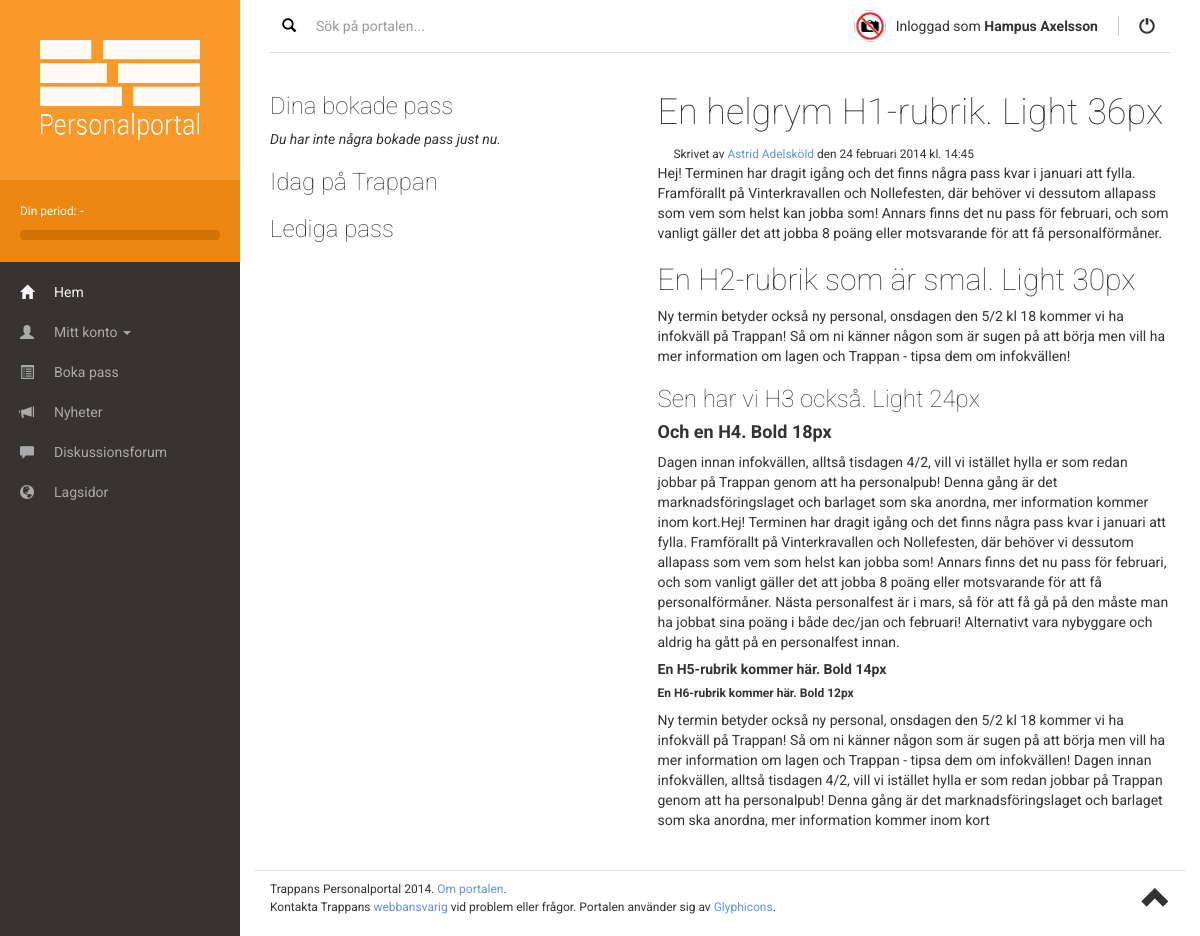
Before: /index.php (signed in) with the older database file.
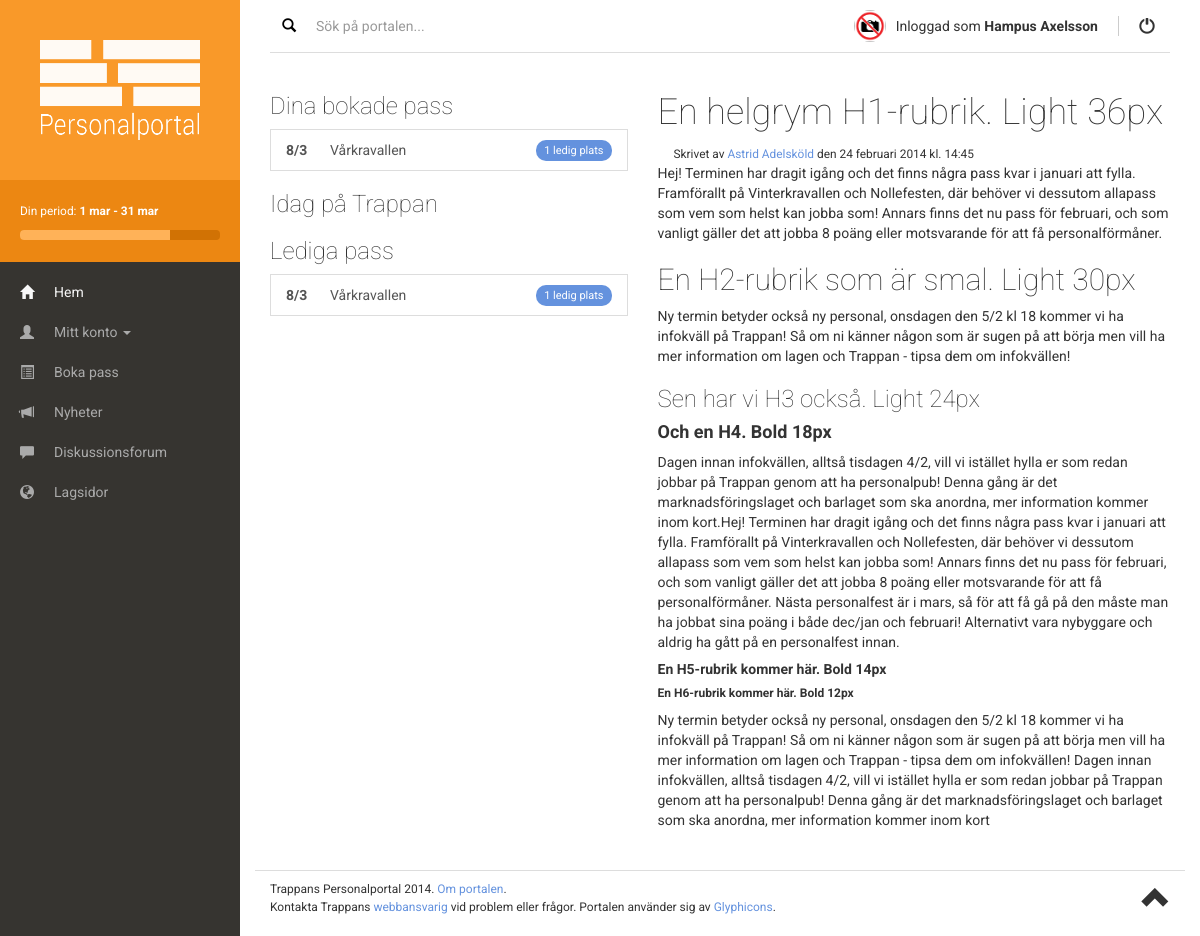
After: the same page with the newer database file.
### tables this page shows
CREATE TABLE IF NOT EXISTS `period` (
  `id` int(11) NOT NULL AUTO_INCREMENT,
  `name` varchar(50) NOT NULL,
  `start_date` date NOT NULL,
  `end_date` date NOT NULL,
  PRIMARY KEY (`id`)
);

CREATE TABLE IF NOT EXISTS `event` (
  `id` int(11) NOT NULL AUTO_INCREMENT,
  `name` varchar(50) NOT NULL,
  `start_time` datetime NOT NULL,
  `end_time` datetime NOT NULL,
  `period_id` int(11) NOT NULL,
  `event_type_id` int(11) NOT NULL,
  PRIMARY KEY (`id`),
  UNIQUE KEY `name` (`name`),
  KEY `period_id` (`period_id`),
  KEY `event_type_id` (`event_type_id`)
);

### php/DBQuery.php (called while the page is built, shortened)
<?php
class DBQuery
{
	public static function sql($sql, $close = True)
	{
		$result = mysql_query($sql);
		$rows = array();
		if(strtolower(substr($sql,0,6)) == 'select')
		{
			while($row = mysql_fetch_array($result))
			{
				array_push($rows,$row);
			}
			return $rows;
		}
	}
}
?>

### index.php (the view, shortened to what this page needs)
<?php
include_once('php/general.php');
?>
<!DOCTYPE html>
<html>
  <head>
    <link href="css/bootstrap.min.css" rel="stylesheet">
	<link href="css/style.css" rel="stylesheet">
	<link href="css/responsive.css" rel="stylesheet">
  </head>
  <body>
	  <div id="page-container">
		  <div id="sidebar">
			  <a href="/" class="logo"><img src="img/logo.png"></a>
			  <div class="your-period">
 					 <p>
 					  <small>Din period: <strong><?php echo $periodStart.' - '.$periodEnd; ?></strong></small>
 					  </p>
					  <div class="progress">
					    <div class="progress-bar booked" style="width: <?php echo $bookedPointsPercent ?>%">
					    </div>
					  </div>
			  </div>
		      <div class="main-menu-wrapper" role="navigation">
		          <div class="navbar-collapse collapse">
		            <ul class="main-nav">
		              <li class="active"><a href="#"><span class="glyphicon glyphicon-home"></span>Hem</a></li>
		              <li class="dropdown">
		                <a href="#" class="dropdown-toggle" data-toggle="dropdown"><span class="glyphicon glyphicon-user"></span>Mitt konto <b class="caret"></b></a>
		              </li>
		              <li><a href="#about"><span class="glyphicon glyphicon-list-alt"></span>Boka pass</a></li>
		              <li><a href="#contact"><span class="glyphicon glyphicon-bullhorn"></span>Nyheter</a></li>
					  <li><a href="#contact"><span class="glyphicon glyphicon-comment"></span>Diskussionsforum</a></li>
					  <li><a href="#contact"><span class="glyphicon glyphicon-globe"></span>Lagsidor</a></li>
		            </ul>
		          </div>
		      </div>
		  </div>
		  <div id="content">
			  <div class="row">
				  <div class="col-sm-4 search">
					  <button type="submit" class="btn"><span class="glyphicon glyphicon-search"></span></button>
				  		<input type="search" class="form-control" placeholder="Sök på portalen...">
				  </div>
				  	<div class="col-sm-8">
					  <div class="user-info">
						  <img src="<?php echo loadAvatar(); ?>" class="avatar-32x32" width="32px" height="32px">
						  <a href="http://google.se" class="username"><span style="font-weight: normal">Inloggad som</span> <?php echo $_SESSION['name'].' '.$_SESSION['last_name']; ?></a>
					  	<a href="login.php" class="sign-out"><span class="glyphicon glyphicon-off"></span></a>
					  </div>
				  </div>
		 	 </div>
			 <div class="top-div"></div>
   		 	 <div class="row">
				 <div class="col-sm-5">
					 <div class="row">
						 <div class="col-sm-12"><h3>Dina bokade pass</h3>
							<div class="list-group">
							  <?php loadBookedEvents(); ?>
							</div>
						<h3>Idag på Trappan</h3>
						 <h3>Lediga pass</h3>
							 <div class="list-group">
								<?php loadAvailableEvents(); ?>
							 </div>
						 </div>
				 	</div>
				 </div>
				 <div class="col-sm-7">
					 <h1>En helgrym H1-rubrik. Light 36px</h1>
					 <img src="profile.jpg" class="avatar-16x16" width="16px" height="16px"><small>Skrivet av <a href="#">Astrid Adelsköld</a> den 24 februari 2014 kl. 14:45</small>
					 <p>Hej! Terminen har dragit igång och det finns några pass kvar i januari att fylla. Framförallt på Vinterkravallen och Nollefesten, där behöver vi dessutom allapass som vem som helst kan jobba som! Annars finns det nu pass för februari, och som vanligt gäller det att jobba 8 poäng eller motsvarande för att få personalförmåner.
<h2>En H2-rubrik som är smal. Light 30px</h2>
Ny termin betyder också ny personal, onsdagen den 5/2 kl 18 kommer vi ha infokväll på Trappan! Så om ni känner någon som är sugen på att börja men vill ha mer information om lagen och Trappan - tipsa dem om infokvällen!
<h3>Sen har vi H3 också. Light 24px</h3>
<h4>Och en H4. Bold 18px</h4>
Dagen innan infokvällen, alltså tisdagen 4/2, vill vi istället hylla er som redan jobbar på Trappan genom att ha personalpub! Denna gång är det marknadsföringslaget och barlaget som ska anordna, mer information kommer inom kort.Hej! Terminen har dragit igång och det finns några pass kvar i januari att fylla. Framförallt på Vinterkravallen och Nollefesten, där behöver vi dessutom allapass som vem som helst kan jobba som! Annars finns det nu pass för februari, och som vanligt gäller det att jobba 8 poäng eller motsvarande för att få personalförmåner. Nästa personalfest är i mars, så för att få gå på den måste man ha jobbat sina poäng i både dec/jan och februari! Alternativt vara nybyggare och aldrig ha gått på en personalfest innan.
<h5>En H5-rubrik kommer här. Bold 14px</h5>
<h6>En H6-rubrik kommer här. Bold 12px</h6>
Ny termin betyder också ny personal, onsdagen den 5/2 kl 18 kommer vi ha infokväll på Trappan! Så om ni känner någon som är sugen på att börja men vill ha mer information om lagen och Trappan - tipsa dem om infokvällen!
Dagen innan infokvällen, alltså tisdagen 4/2, vill vi istället hylla er som redan jobbar på Trappan genom att ha personalpub! Denna gång är det marknadsföringslaget och barlaget som ska anordna, mer information kommer inom kort</p></div>
   		 	 </div>
		  <div class="row">
			  <div id="footer">
			  <div class="col-sm-10">
				  <p>Trappans Personalportal 2014. <a href="#">Om portalen</a>. <br />Kontakta Trappans <a href="#">webbansvarig</a> vid problem eller frågor. Portalen använder sig av <a href="http://glyphicons.com/" target="_blank">Glyphicons</a>.
			  </div>
			  <div class="col-sm-2 text-right">
				  <a href="#top" class="scroll-to-top"><span class="glyphicon glyphicon-chevron-up"></span></a>
			  </div>
		 	  </div>
		  </div>
   	 	</div>
	</div>
  </body>
</html>

### php/general.php (shortened to what this page needs)
<?php
include_once('php/DBQuery.php');
$dates = new DateTime;
$dates->setTimezone(new DateTimeZone('Europe/Stockholm'));
$dateNoTime = $dates->format('Y-m-d');
$bookedPointsResult = DBQuery::sql	("SELECT points FROM work_slot WHERE event_id IN
										(SELECT id FROM event WHERE period_id IN
											(SELECT id FROM period WHERE start_date <= '$dateNoTime' AND end_date >= '$dateNoTime')
										)
									AND id IN
										(SELECT work_slot_id FROM user_work WHERE user_id = '$_SESSION[user_id]' AND checked = '0')
									");
$bookedPoints = 0;
for($i = 0; $i < count($bookedPointsResult); ++$i)
{
	$bookedPoints = $bookedPoints + $bookedPointsResult[$i]['points'];
}
$bookedPointsPercent = $bookedPoints / 8 * 100;
		?>
		<?php
$periodDates = DBquery::sql("SELECT start_date, end_date FROM period WHERE start_date <= '$dateNoTime' AND end_date >= '$dateNoTime'");
if(count($periodDates) == 1)
{
	$periodStart = new DateTime($periodDates[0]['start_date']);
	$periodStart = strtolower($periodStart->format('j M'));
	$periodEnd = new DateTime($periodDates[0]['end_date']);
	$periodEnd = strtolower($periodEnd->format('j M'));
	$periodStart = str_replace('y', 'j', $periodStart);
	$periodStart = str_replace('c', 'k', $periodStart);
	$periodEnd = str_replace('y', 'j', $periodEnd);
	$periodEnd = str_replace('c', 'k', $periodEnd);
}
function loadBookedEvents()
{
	$bookedEvents = DBQuery::sql("SELECT id, name, start_time FROM event WHERE id IN
									(SELECT event_id FROM work_slot WHERE id IN
									(SELECT work_slot_id FROM user_work WHERE user_id = '$_SESSION[user_id]' AND checked = '0')
									)
								ORDER BY start_time
								");
	for($i = 0; $i < count($bookedEvents); ++$i)
	{
		$eventId = $bookedEvents[$i]['id'];
		$availableSlots = DBQuery::sql	("SELECT id FROM work_slot WHERE event_id = '$eventId' AND id NOT IN
											(SELECT work_slot_id FROM user_work)
										");
		$availableSlotsCount = count($availableSlots);
		$availableSlotsText = 'lediga platser';
		if($availableSlotsCount == 1)
		{
			$availableSlotsText = 'ledig plats';
		}
		$name = $bookedEvents[$i]['name'];
		$eventDate = new DateTime($bookedEvents[$i]['start_time']);
		$day = $eventDate->format('j');
		$month = $eventDate->format('n');
		?>
			<a href="#" class="list-group-item"><span class="badge"><?php echo $availableSlotsCount.' '.$availableSlotsText; ?></span><strong class="list-group-item-date-floated-left"><?php echo $day.'/'.$month; ?></strong><?php echo $name ?></a>
		<?php
	}
	if(count($bookedEvents) == 0)
	{
		?>
		<p><i>Du har inte några bokade pass just nu.</i></p>
		<?php
	}
}
			?>
			<?php
function loadAvailableEvents()
{
	global $dateNoTime;
	$availableEvents = DBQuery::sql("SELECT event.id, event.name AS event_name, event.start_time, event.end_time, event_type.name AS type_name FROM event
									INNER JOIN event_type ON event.event_type_id = event_type.id
									WHERE start_time > '$dateNoTime' AND event.id IN
										(SELECT event_id FROM work_slot WHERE id NOT IN
											(SELECT work_slot_id FROM user_work)
										)
									ORDER BY start_time");
	for($i = 0; $i < count($availableEvents); ++$i)
	{
		$eventId = $availableEvents[$i]['id'];
		$availableSlots = DBQuery::sql	("SELECT id FROM work_slot WHERE event_id = '$eventId' AND id NOT IN
											(SELECT work_slot_id FROM user_work)
										");
		$availableSlotsCount = count($availableSlots);
		$availableSlotsText = 'lediga platser';
		if($availableSlotsCount == 1)
		{
			$availableSlotsText = 'ledig plats';
		}
		$name = $availableEvents[$i]['event_name'];
		$eventDate = new DateTime($availableEvents[$i]['start_time']);
		$day = $eventDate->format('j');
		$month = $eventDate->format('n');
		?>
			<a href="#" class="list-group-item"><span class="badge"><?php echo $availableSlotsCount.' '.$availableSlotsText; ?></span><strong class="list-group-item-date-floated-left"><?php echo $day.'/'.$month; ?></strong><?php echo $name ?></a>
		<?php
	}
}
function loadAvatar()
{
	$results = DBQuery::sql("SELECT avatar FROM user WHERE id = '$_SESSION[user_id]' AND avatar IS NOT NULL");
	if(count($results) == 0)
	{
		return 'img/avatars/no-photo.jpg';
	}
	return 'img/avatars/'.$results[0]['avatar'];
}
?>

### css/style.css (style rules this page uses)
a { color: #6492de; }
.avatar-32x32 { border-radius: 22px; }
body { font-family: 'Roboto', sans-serif; font-weight: 400; }
h1, h2, h3, h4, h5, h6 { font-family: 'Roboto', sans-serif; }
h1, h2, h3 { font-weight: lighter; }
h4, h5, h6 { font-weight: bold; }
#sidebar { background: #363430; }
#sidebar a.logo { display: block; overflow: hidden; background: #f99929; }
#sidebar .your-period { padding: 20px; background: #ec8712; color: #fff; }
#sidebar .your-period .progress { height: 10px; margin-bottom: 2px; background: #d17204; -webkit-box-shadow: inset 0 0 0 rgba(0, 0, 0, 0); box-shadow: inset 0 0 0 rgba(0, 0, 0, 0); }
#sidebar .your-period .progress-bar { -webkit-box-shadow: inset 0 0 0 rgba(0, 0, 0, 0); box-shadow: inset 0 0 0 rgba(0, 0, 0, 0); }
#sidebar .your-period .booked { background: #ffb258; }
#sidebar ul.main-nav { margin: 0; padding: 10px 0; }
#sidebar .navbar-collapse { padding: 0; margin: 0; }
#sidebar ul.main-nav li a { display: block; padding: 10px 20px; color: #aaa; }
#sidebar ul.main-nav li.active a { color: #f8f8f8; }
#sidebar ul.main-nav li a span { float: left; margin-right: 20px; padding-top: 2px; }
#content .top-div { margin: 10px 0 20px 0; border-bottom: 1px solid #dddddd; }
#content .user-info { float: right; }
#content .user-info img, #content .user-info a { float: left; color: #333; }
#content .user-info a.username { font-weight: bold; margin: 6px 5px 0 10px; padding-right: 20px; border-right: 1px solid #ccc; }
#content .user-info a.sign-out { font-size: 16px; margin: 7px 15px 0 15px; }
#content .search .form-control { width: 75%; height: 32px; float: left; padding: 6px 8px; border: 0px solid #fff; -webkit-box-shadow: inset 0 0 0 rgba(0, 0, 0, 0); box-shadow: inset 0 0 0 rgba(0, 0, 0, 0); -webkit-transition: background ease-in-out 0.2s, box-shadow ease-in-out 0.2s; transition: background ease-in-out 0.2s, box-shadow ease-in-out 0.2s; }
#content .search .btn { float: left; background: transparent; border: 0; border-radius: 0; }
.badge { padding: 5px 8px; background: #6492de; font-weight: 400; font-size: 11px; }
.list-group-item-date-floated-left { float: left; width: 44px; }
.list-group-item:first-child { border-top-right-radius: 0px; border-top-left-radius: 0px; }
.list-group-item:last-child { margin-bottom: 0; border-bottom-right-radius: 0px; border-bottom-left-radius: 0px; }
#footer { margin-top: 30px; padding-top: 10px; border-top: 1px solid #dddddd; }
#footer p { font-size: 12px; }
#footer a.scroll-to-top { color: #333; font-size: 28px; }

### css/responsive.css (style rules this page uses)
html { min-height: 100%; position: relative; }
body { height: 100%; }
@media (min-width: 992px) { #content { margin-left: 240px; padding: 10px 30px 10px 30px; } }
@media (min-width: 992px) { #sidebar { position: absolute; top: 0; left: 0; bottom: 0; width: 240px; overflow: hidden; } }
@media (min-width: 992px) { #sidebar a.logo { padding: 40px; } }
@media (min-width: 992px) { #sidebar a.logo img { width: 160px; height: 100px; } }

Changed rows visible on the page:
added period: start_date "1 mar", end_date "31 mar"
added event: availableSlotsCount "1", availableSlotsText "ledig plats", start_time "8", start_time "3", name "Vårkravallen"
Other visible differences:
text no longer shown: "Du har inte några bokade pass just nu."
